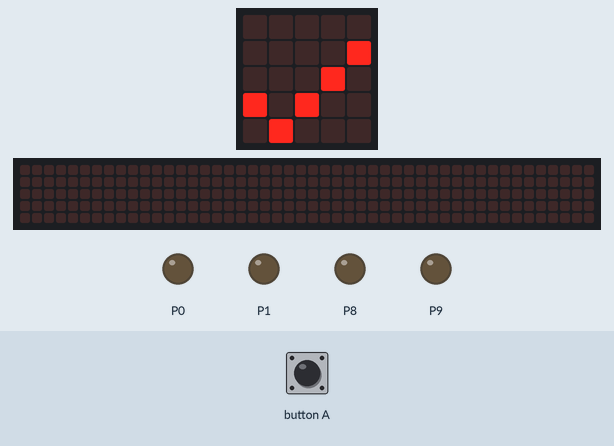
This program was run on a simulated BBC micro:bit (MakeCode). On the bench: the board's 5×5 LED display, a strip that is not on the board, showing the scrolling text unrolled, output pins drawn as LEDs (lit = HIGH). The test bench sets the inputs (shaded band). The 48×5 strip is a reading aid, not a part: it shows the text the display is scrolling, unrolled, one strip-width of it at a time.

Above: at 1.8 s.
1.9 s: button A pressed for 0.15 s
At 8.12 s:
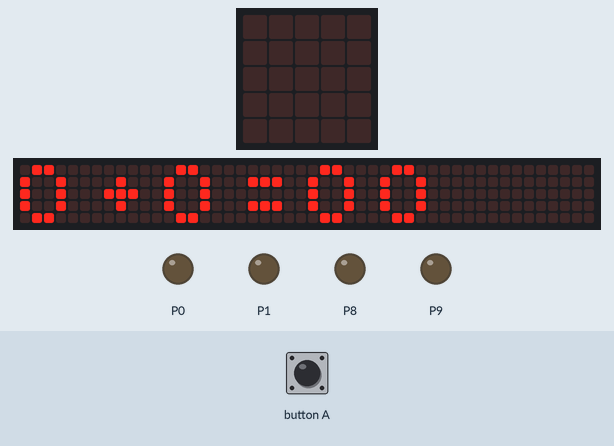
At 9.1 s:
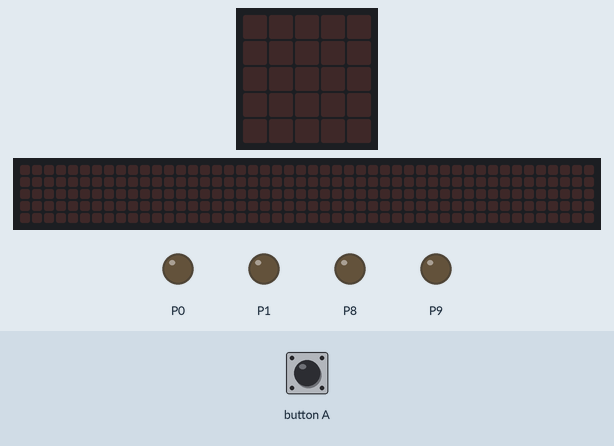
Timing chart, 0 to 25.4 s (numbered marks = the images above; inputs shaded):
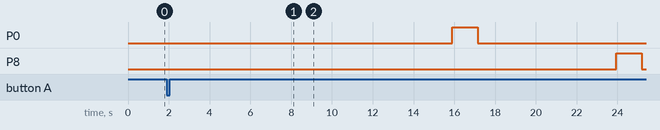

Measured:
- after the input at 1.9 s, P0: LOW → HIGH after 14.0 s, → LOW 1.3 s later; P8: LOW → HIGH after 22.1 s, → LOW 1.3 s later; the display: changes after 0.15 s (image 1)
- what the display in image 1 shows lasts 0.5 s, from 7.9 s to 8.4 s

The program:

main.ts
```typescript
// (licence header left out)
// startup
pins.digitalWritePin(DigitalPin.P0, 0)
pins.digitalWritePin(DigitalPin.P1, 0)
pins.digitalWritePin(DigitalPin.P8, 0)
pins.digitalWritePin(DigitalPin.P9, 0)
basic.showIcon(IconNames.Yes)

input.onButtonPressed(Button.A, function() {
    // 0+0
    basic.clearScreen()
    basic.showString("0+0=00")
    pins.digitalWritePin(DigitalPin.P0, 0)
    pins.digitalWritePin(DigitalPin.P8, 0)
    basic.pause(1250)

    // 0+1
    basic.showString("0+1=01")
    pins.digitalWritePin(DigitalPin.P0, 1)
    basic.pause(1250)

    //1+0
    pins.digitalWritePin(DigitalPin.P0, 0)
    basic.pause(500)
    basic.showString("1+0=01")
    pins.digitalWritePin(DigitalPin.P8, 1)
    basic.pause(1250)

    //1+1
    pins.digitalWritePin(DigitalPin.P8, 0)
    basic.pause(500)
    basic.showString("1+1=10")
    pins.digitalWritePin(DigitalPin.P8, 1)
    pins.digitalWritePin(DigitalPin.P0, 1)
    basic.pause(1250)
    pins.digitalWritePin(DigitalPin.P8, 0)
    pins.digitalWritePin(DigitalPin.P0, 0)
})
```
